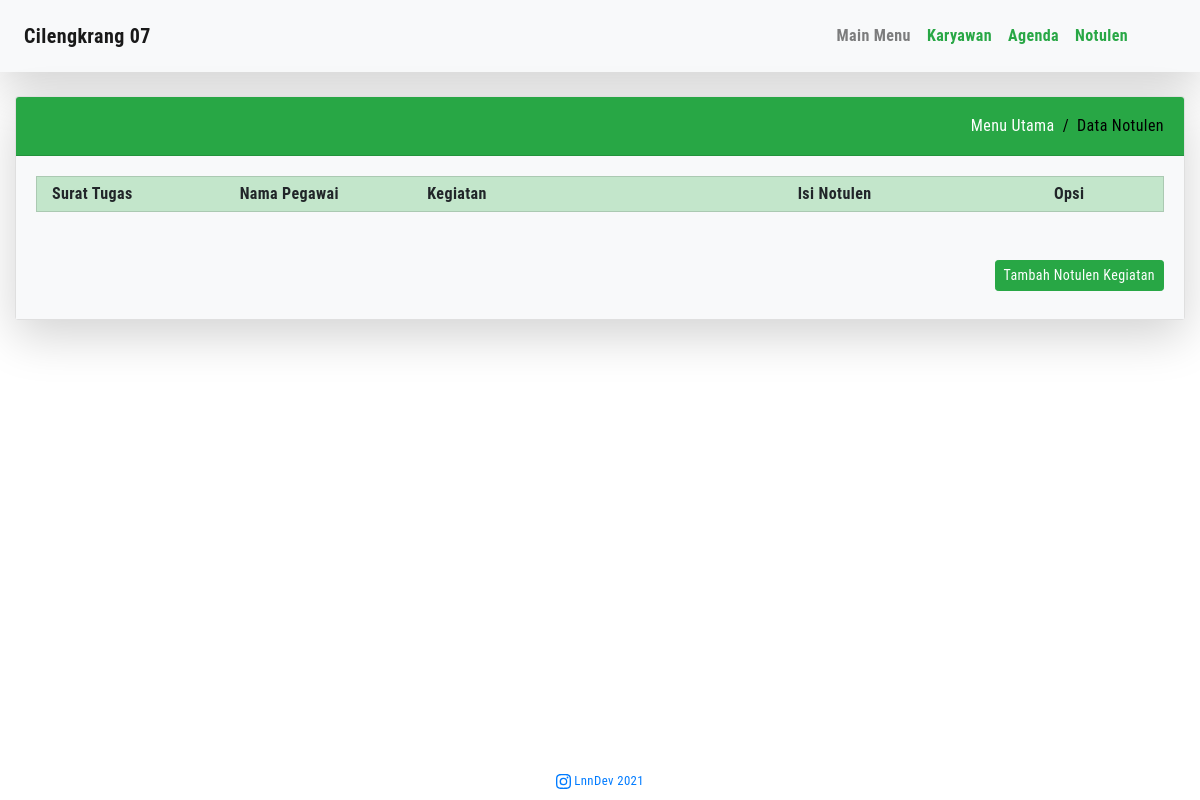
The page /show_notulen.php on the database as committed earlier.
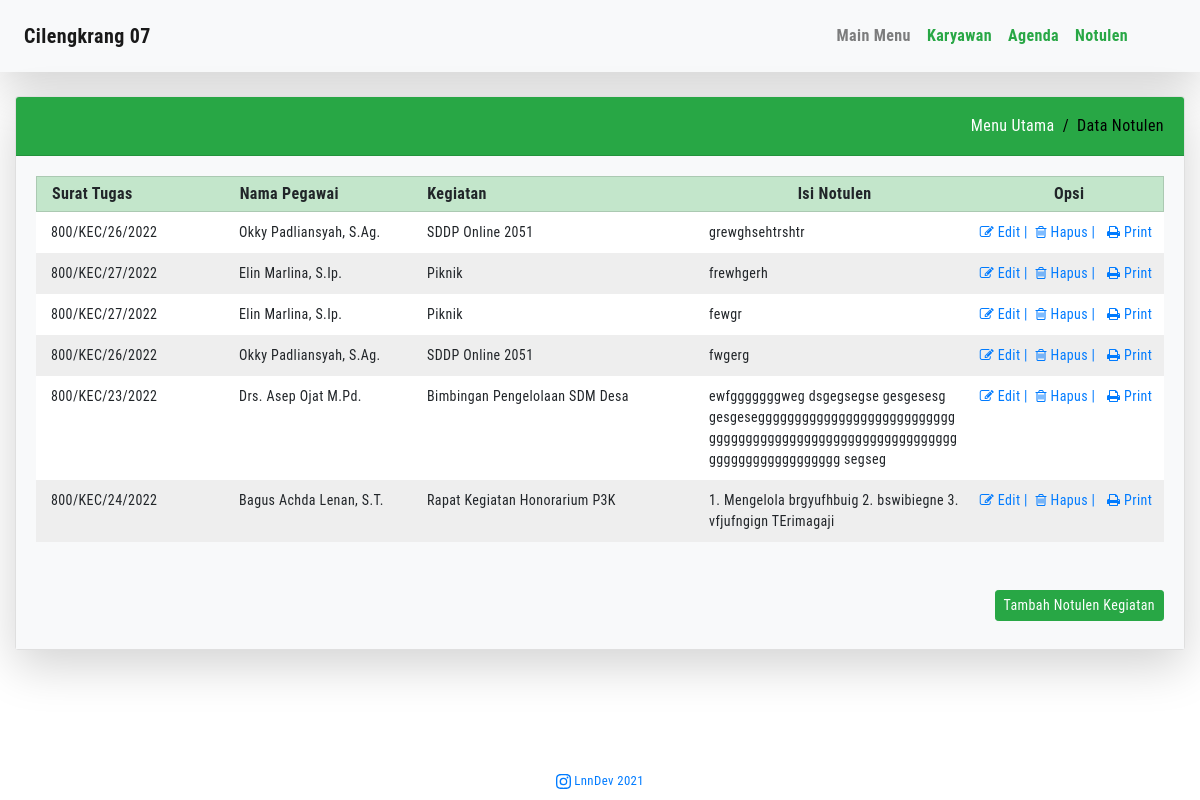
The same page on the database as committed later.
### tables this page shows
CREATE TABLE `data_agenda` (
  `id` int(11) NOT NULL,
  `dasar_surat` varchar(30) NOT NULL,
  `lokasi` varchar(30) NOT NULL,
  `kegiatan` varchar(100) NOT NULL,
  `tgl_mulai` date NOT NULL,
  `tgl_selesai` date NOT NULL,
  `jam_mulai` time NOT NULL,
  `jam_selesai` time NOT NULL,
  `pengikut_a` varchar(30) NOT NULL,
  `pengikut_b` varchar(30) NOT NULL,
  `pengikut_c` varchar(30) NOT NULL,
  `nip_a` bigint(18) NOT NULL,
  `nip_b` bigint(18) NOT NULL,
  `nip_c` bigint(18) NOT NULL,
  `id_asn` int(11) NOT NULL,
  `created_at` timestamp NOT NULL DEFAULT current_timestamp(),
  `updated_at` datetime DEFAULT current_timestamp() ON UPDATE current_timestamp()
);

CREATE TABLE `data_asn` (
  `id` int(3) NOT NULL,
  `name` varchar(50) NOT NULL,
  `nip` decimal(18,0) NOT NULL,
  `tempatlahir` varchar(30) NOT NULL,
  `tanggallahir` date NOT NULL,
  `golongan` varchar(30) NOT NULL,
  `jabatan` varchar(50) NOT NULL
);

CREATE TABLE `data_notulen` (
  `id` int(11) NOT NULL,
  `isi_notulen` varchar(1000) NOT NULL,
  `id_agenda` int(11) NOT NULL
);

### show_notulen.php (the view, shortened to what this page needs)
<!DOCTYPE html>
<html lang="id">
<head>
    <?php
    include 'head.php';
    ?>
</head>
<body>
    <?php
    require_once 'process_asn.php';
    include 'menu.php';
    ?>
    <?php
    $result = $mysqli->query("SELECT * FROM data_agenda
    JOIN data_notulen ON data_agenda.id = data_notulen.id_agenda
    JOIN data_asn ON data_asn.id = data_agenda.id_asn") or die($mysqli->error);
    ?>
    <div class="container-fluid">
        <br>
        <div class="card shadow-lg">
            <div class="card-header bg-success text-white">
                <div class="d-flex top-breadcrumb">
                    <div>
                        <ol class="breadcrumb">
                            <li class="breadcrumb-item"><a href="index.php">Menu Utama</a></li>
                            <li class="breadcrumb-item active" aria-current="page">Data Notulen</li>
                        </ol>
                    </div>
                </div>
            </div>
            <div class="card-body bg-light">
                <div class="row grid-head d-flex align-items-center">
                    <div class="col-12 col-lg-2">
                        <strong>Surat Tugas</strong>
                    </div>
                    <div class="col-12 col-lg-2">
                        <strong>Nama Pegawai</strong>
                    </div>
                    <div class="col-12 col-lg-3">
                        <strong>Kegiatan</strong>
                    </div>
                    <div class="col-12 col-lg-3 text-center">
                        <strong>Isi Notulen</strong>
                    </div>
                    <div class="col-12 col-lg-2 text-center">
                        <strong>Opsi</strong>
                    </div>
                </div>
                <?php while ($row = $result->fetch_assoc()) : ?>
                    <div class="row grid-body">
                        <div class="col-12 col-lg-2">
                            <?php echo '800/KEC/' . $row['id'] . '/2022'; ?>
                        </div>
                        <div class="col-12 col-lg-2">
                            <?php echo $row['name']; ?>
                        </div>
                        <div class="col-12 col-lg-3">
                            <?php echo $row['kegiatan']; ?>
                        </div>
                        <div class="col-12 col-lg-3">
                            <?php echo $row['isi_notulen']; ?>
                        </div>
                        <div class="col-12 col-lg-2 text-center px-0">
                            <a href="data_notulen.php?edit3=<?php echo $row['id']; ?>" class="mr-1">
                                <i class="fa fa-pencil-square-o" aria-hidden="true" data-toggle="tooltip" data-placement="bottom" title="Edit"></i> Edit |
                            </a>
                            <a href="" data-toggle="modal" data-target="#hapusSspd<?php echo $row['id']; ?>" class="mr-2">
                                <i class="fa fa-trash-o" aria-hidden="true" data-toggle="tooltip" data-placement="bottom" title="Hapus"></i> Hapus |
                            </a>
                            <a href="" data-toggle="modal" data-target="#cetakSspd<?php echo $row['id']; ?>" class="mr-2">
                                <i class="fa fa-print" aria-hidden="true" data-toggle="tooltip" data-placement="bottom" title="Cetak"></i> Print
                            </a>
                        </div>
                    </div>
                <?php endwhile; ?>
                <div class="row justify-content-end">
                    <div class="mt-5 mb-2">
                        <a href="data_notulen.php" class="btn btn-success btn-sm">Tambah Notulen Kegiatan</a>
                    </div>
                </div>
            </div>
        </div>
    </div>
    <?php
    include 'footer.php';
    ?>
</body>
</html>

### head.php (shortened to what this page needs)
<link rel="stylesheet" href="assets/stylesheets/bootstrap.min.css">
<link rel="stylesheet" href="assets/stylesheets/custom.css">
<link rel="stylesheet" href="assets/stylesheets/sweetalert2.min.css">
<link rel="stylesheet" href="https://cdnjs.cloudflare.com/ajax/libs/font-awesome/4.7.0/css/font-awesome.min.css">

### menu.php (shortened to what this page needs)
<div>
	<nav class="navbar navbar-expand-lg navbar-light bg-light shadow-lg">
		<a class="navbar-brand pl-2 " href="index.php">
			<strong>Cilengkrang 07</strong>
		</a>
		<div class="collapse navbar-collapse" id="navbarText">
			<span class="navbar-text">
				<ul class="navbar-nav mr-5">
					<li class="nav-item">
						<a class="nav-link" href="index.php"><strong class="text-black">Main Menu</strong></a>
					</li>
					<li class="nav-item">
						<a class="nav-link" href="show_asn.php"><strong class="text-success">Karyawan</strong></a>
					</li>
					<li class="nav-item">
						<a class="nav-link" href="show_agenda.php"><strong class="text-success">Agenda</strong></a>
					</li>
					<li class="nav-item">
						<a class="nav-link" href="show_notulen.php"><strong class="text-success">Notulen</strong></a>
					</li>
				</ul>
			</span>
		</div>
	</nav>
</div>

### footer.php (shortened to what this page needs)
<br>
<br>
<footer class="footer mt-auto py-3 fixed-bottom">
  <nav class="navbar navbar-expand-sm fixed-bottom d-flex justify-content-center">
    <span class="text-white">
      <a href="" class="small">
        LnnDev 2021
      </a>
    </span>
  </nav>
</footer>

### assets/stylesheets/custom.css (style rules this page uses)
body { font-family: 'Roboto Condensed', sans-serif; letter-spacing: .4px; }
.top-breadcrumb { padding: 5px 0; }
.breadcrumb { padding: 0; margin-bottom: 0; background-color: transparent; }
.breadcrumb-item a { color: #fff; }
.breadcrumb-item.active { color: #000; }
.breadcrumb-item+.breadcrumb-item::before { color: #000; }
.row { margin-right: 0; margin-left: 0; }
.grid-head { background-color: #c3e6cb; padding: 5px 0; border-width: 1px; border-style: solid; border-color: rgba(0,0,0,.125); }
.grid-body { padding: 10px 0; font-size: 14px; }
.grid-body:nth-child(even) { background-color: #FFF; }
.grid-body:nth-child(odd) { background-color: #EEE; }

Rows that differ between the two databases and show on the page:
now on this page (row edited): data_agenda: id_asn "26", id_asn.name "Okky Padliansyah, S.Ag.", kegiatan "SDDP Online 2051", data_notulen.isi_notulen "grewghsehtrshtr", data_notulen.isi_notulen "fwgerg"
now on this page (row edited): data_agenda: id_asn "27", id_asn.name "Elin Marlina, S.Ip.", kegiatan "Piknik", data_notulen.isi_notulen "frewhgerh", data_notulen.isi_notulen "fewgr"
now on this page (row edited): data_agenda: id_asn "23", id_asn.name "Drs. Asep Ojat M.Pd.", kegiatan "Bimbingan Pengelolaan SDM Desa", data_notulen.isi_notulen "ewfgggggggweg dsgegsegse gesgesesg gesgeseggggggggggggggggggggggggggggggggggggggggggggggggggggggggggggggggggggggggggggggg segseg"
now on this page (row edited): data_agenda: id_asn "24", id_asn.name "Bagus Achda Lenan, S.T.", kegiatan "Rapat Kegiatan Honorarium P3K", data_notulen.isi_notulen "1. Mengelola brgyufhbuig 2. bswibiegne 3. vfjufngign TErimagaji"
